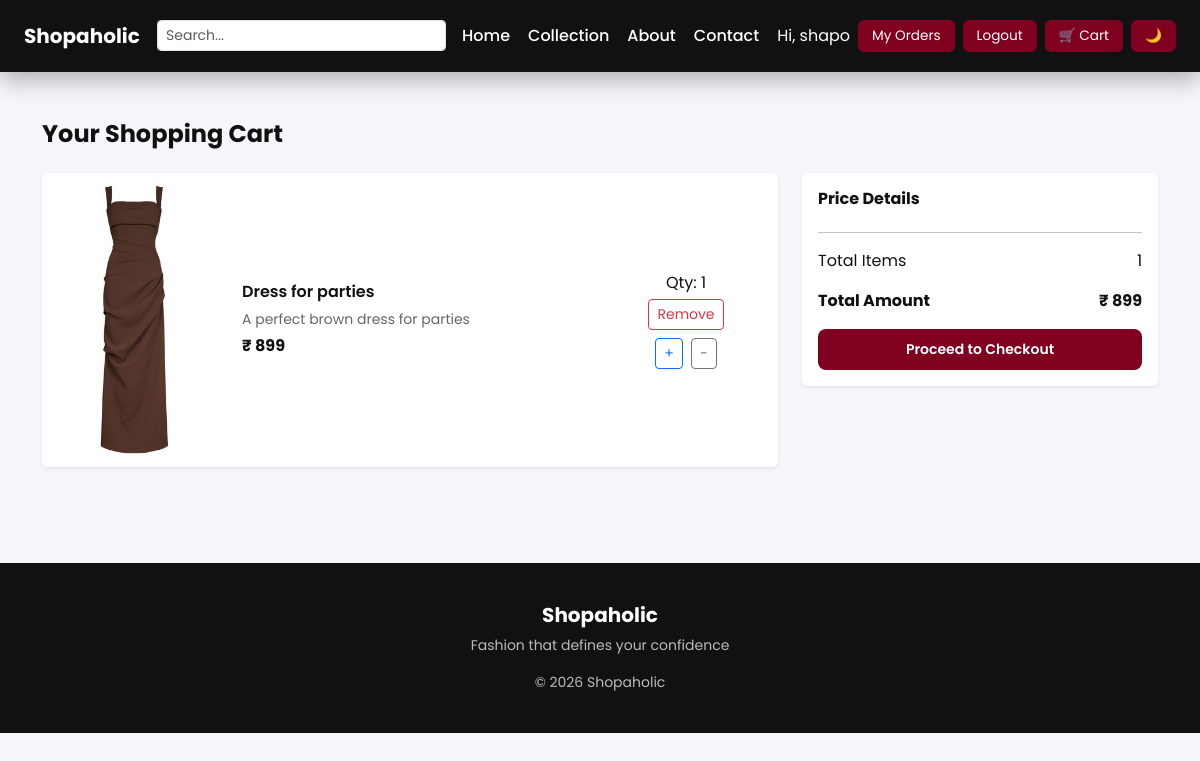
The app's page /cart/ (signed in) with its own data.
### shop/models.py (models this page shows, shortened)
class Cart(models.Model):
    user = models.ForeignKey(User, on_delete=models.CASCADE)
    product = models.ForeignKey(Product, on_delete=models.CASCADE)
    quantity = models.IntegerField(default=1)
    added_at = models.DateTimeField(auto_now_add=True)

class Product(models.Model):
    name = models.CharField(max_length=200)
    price = models.IntegerField()
    category = models.ForeignKey(Category, on_delete=models.CASCADE)
    image = models.ImageField(upload_to='products/')
    stock = models.IntegerField()
    description = models.TextField()

### shop/views.py (the view)
# urls.py: path('cart/', view_cart, name='view_cart'),
@login_required
def view_cart(request):
    cart_items = Cart.objects.filter(user=request.user)
    total_price = 0
    for item in cart_items:
        total_price += item.product.price * item.quantity
    speak = False
    if request.session.get('just_logged_in'):
        speak = True
        del request.session['just_logged_in']
    return render(request, 'shop/cart.html', {
        'cart_items': cart_items,
        'total_price': total_price,
        'speak': speak   # ✅ CRITICAL
    })

### templates/shop/cart.html (shortened to what this page needs)
{% extends 'shop/base.html' %}
{% block content %}
<h4 class="fw-bold mb-4">Your Shopping Cart</h4>
{% if cart_items %}
<div class="row">
  <div class="col-lg-8">
    {% for item in cart_items %}
    <div class="card mb-3 shadow-sm border-0">
      <div class="row g-0 align-items-center">
        <div class="col-md-3">
          <img src="{{ item.product.image.url }}"
               class="img-fluid rounded-start"
               alt="{{ item.product.name }}">
        </div>
        <div class="col-md-6">
          <div class="card-body">
            <h6 class="fw-semibold">{{ item.product.name }}</h6>
            <p class="text-muted small mb-1">
              {{ item.product.description }}
            </p>
            <p class="fw-bold mb-0">₹ {{ item.product.price }}</p>
          </div>
        </div>
        <div class="col-md-3 text-center">
          <p class="mb-1">Qty: {{ item.quantity }}</p>
          <a href="{% url 'shop:remove_from_cart' item.id %}"
             class="btn btn-outline-danger btn-sm">
            Remove
          </a>
          <div class="mt-2">
            <a href="{% url 'shop:increase_quantity' item.id %}" class="btn btn-outline-primary btn-sm me-1">+</a>
            <a href="{% url 'shop:decrease_quantity' item.id %}" class="btn btn-outline-secondary btn-sm">-</a>
          </div>
        </div>
      </div>
    </div>
    {% endfor %}
  </div>
  <div class="col-lg-4">
    <div class="card shadow-sm border-0 p-3">
      <h6 class="fw-bold">Price Details</h6>
      <hr>
      <p class="d-flex justify-content-between">
        <span>Total Items</span>
        <span>{{ cart_items|length }}</span>
      </p>
      <p class="d-flex justify-content-between fw-bold">
        <span>Total Amount</span>
        <span>₹ {{ total_price }}</span>
      </p>
      <a href="{% url 'shop:checkout' %}"
         class="btn btn-maroon btn-sm w-100">
        Proceed to Checkout
      </a>
    </div>
  </div>
</div>
{% endif %}
{% endblock %}

### templates/shop/base.html (shortened to what this page needs)
<!DOCTYPE html>
<html lang="en">
<head>
  <link href="https://cdn.jsdelivr.net/npm/bootstrap@5.3.3/dist/css/bootstrap.min.css" rel="stylesheet">
</head>
<body>
<nav class="navbar navbar-expand-lg navbar-dark px-4 py-3">
  <a class="navbar-brand fw-bold text-white" href="{% url 'shop:home' %}">
    Shopaholic
  </a>
  <div class="ms-auto d-flex align-items-center">
    {% if not user.is_superuser %}
    <form class="d-flex me-3" action="{% url 'shop:search' %}" method="get">
      <input class="form-control form-control-sm" type="search" name="q" placeholder="Search...">
    </form>
    {% endif %}
    {% if user.is_authenticated and user.is_superuser %}
      <a class="nav-link" href="{% url 'adminapp:dashboard' %}">Dashboard</a>
      <a class="btn btn-nav btn-sm me-2" href="{% url 'adminapp:admin_products' %}">
        Manage Products
      </a>
      <a class="btn btn-nav btn-sm" href="{% url 'userapp:logout' %}">
        Logout
      </a>
    {% else %}
      <a class="nav-link" href="{% url 'shop:home' %}">Home</a>
      <a class="nav-link" href="{% url 'shop:collection' %}">Collection</a>
      <a class="nav-link" href="{% url 'shop:about' %}">About</a>
      <a class="nav-link" href="{% url 'shop:contact' %}">Contact</a>
      {% if user.is_authenticated %}
        <span class="text-white me-2">Hi, {{ user.username }}</span>
        <a class="btn btn-nav btn-sm me-2" href="{% url 'shop:my_orders' %}">
          My Orders
        </a>
        <a class="btn btn-nav btn-sm me-2" href="{% url 'userapp:logout' %}">
          Logout
        </a>
      {% endif %}
      <a class="btn btn-nav btn-sm" href="{% url 'shop:view_cart' %}">
        🛒 Cart
      </a>
      <button id="themeToggle" class="btn btn-sm btn-nav ms-2">
        🌙
      </button>
    {% endif %}
  </div>
</nav>
<div class="container my-5">
  {% block content %}{% endblock %}
</div>
<footer>
  <div class="container text-center">
    <h5 class="fw-bold text-white">Shopaholic</h5>
    <p class="small">Fashion that defines your confidence</p>
    <p class="small mb-0">© 2026 Shopaholic</p>
  </div>
</footer>
</body>
</html>

### templates/shop/base.html (style rules this page uses)
:root { --bg-main: #f6f7fb; --bg-card: #ffffff; --text-main: #111; --text-muted: #666; --navbar-bg: #111; --maroon: #800020; }
body { font-family: 'Poppins', sans-serif; background: var(--bg-main); color: var(--text-main); transition: all 0.3s ease; }
.card { background: var(--bg-card); color: var(--text-main); transition: 0.3s; }
.text-muted { color: var(--text-muted) !important; }
.navbar { background: var(--navbar-bg); box-shadow: 0 8px 25px rgba(0,0,0,0.3); }
.nav-link { color: white !important; margin-right: 18px; position: relative; font-weight: 500; }
.nav-link::after { content: ''; position: absolute; width: 0; height: 2px; bottom: -5px; left: 0; background: var(--maroon); transition: width 0.3s ease; }
.btn-maroon { background-color: var(--maroon); color: white; border: none; font-weight: 600; border-radius: 8px; padding: 10px 22px; transition: 0.3s; }
.btn-nav { background-color: var(--maroon); color: white; border: none; border-radius: 6px; padding: 6px 14px; font-size: 0.85rem; }
footer { background: #111; color: #bbb; padding: 40px 0; margin-top: 80px; }

### records on screen
Cart: product.image (picture), product.name "Dress for parties", product.description "A perfect brown dress for parties", product.price "899", quantity "1"

### other values on screen
{{ user.username }} "shapo"
{{ cart_items|length }} "1"
{{ total_price }} "899"
